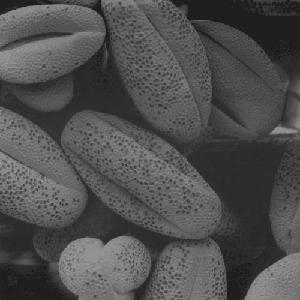
%> input picture Problem_set/01/8/image8.jpg, 300 x 300 px
$ octave set8.m   (GNU Octave 9; MATLAB toolbox functions it lacks are replaced by stand-ins)
%> lines starting %> are read from the running program, lines starting %| are printed output that depends on the picture
clear;close all;clc;

A=rgb2gray(imread('image8.jpg'));
%> A: size 300x300 uint8; min 17, max 160, mean 79
B=imnoise(A,'gaussian',0,0.01);
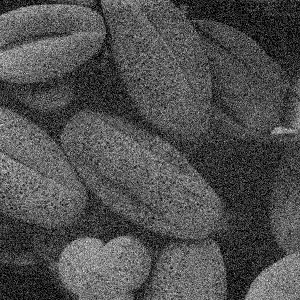
%> B: size 300x300 uint8; min 0, max 239, mean 79
C=imnoise(A,'gaussian',0,0.03);
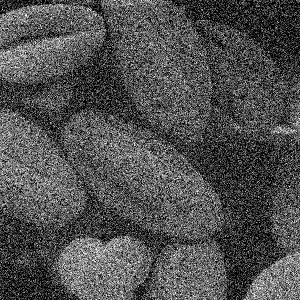
%> C: size 300x300 uint8; min 0, max 255, mean 80.6
D=imnoise(A,'gaussian',0.2,0.01);
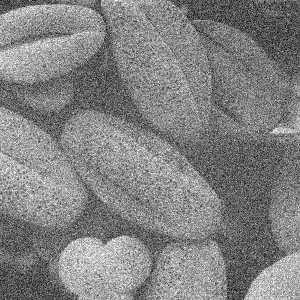
%> D: size 300x300 uint8; min 0, max 255, mean 129.9
E=imnoise(A,'gaussian',0.2,0.03);
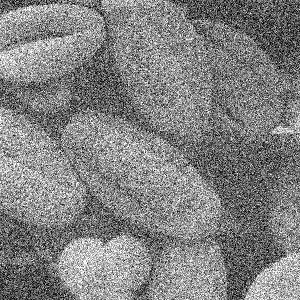
%> E: size 300x300 uint8; min 0, max 255, mean 130
B1= fspecial('gaussian',[9,9],1);
B2 = imfilter(A,B1,'replicate');
C1= fspecial('gaussian',[9,9],1);
C2 = imfilter(A,C1,'replicate');
D1= fspecial('gaussian',[9,9],1);
D2 = imfilter(A,D1,'replicate');
E1= fspecial('gaussian',[9,9],1);
E2 = imfilter(A,E1,'replicate');

subplot(5,3,1),imshow(A),title('The original image');
subplot(5,3,2),imhist(A);
subplot(5,3,4),imshow(B),title('mean value=0,variance=0.01');
subplot(5,3,5),imhist(B);
subplot(5,3,6),imshow(B2),title('Replica of the left polluted image');
subplot(5,3,7),imshow(C),title('mean value=0,variance=0.03');
subplot(5,3,8),imhist(C);
subplot(5,3,9),imshow(C2),title('Replica of the left polluted image');
subplot(5,3,10),imshow(D),title('mean value=0.2,variance=0.01');
subplot(5,3,11),imhist(D);
subplot(5,3,12),imshow(D2),title('Replica of the left polluted image');
subplot(5,3,13),imshow(E),title('mean value=0.2,variance=0.03');
subplot(5,3,14),imhist(E);
subplot(5,3,15),imshow(E2),title('Replica of the left polluted image');
%> after `title('Replica of the left polluted image')`:
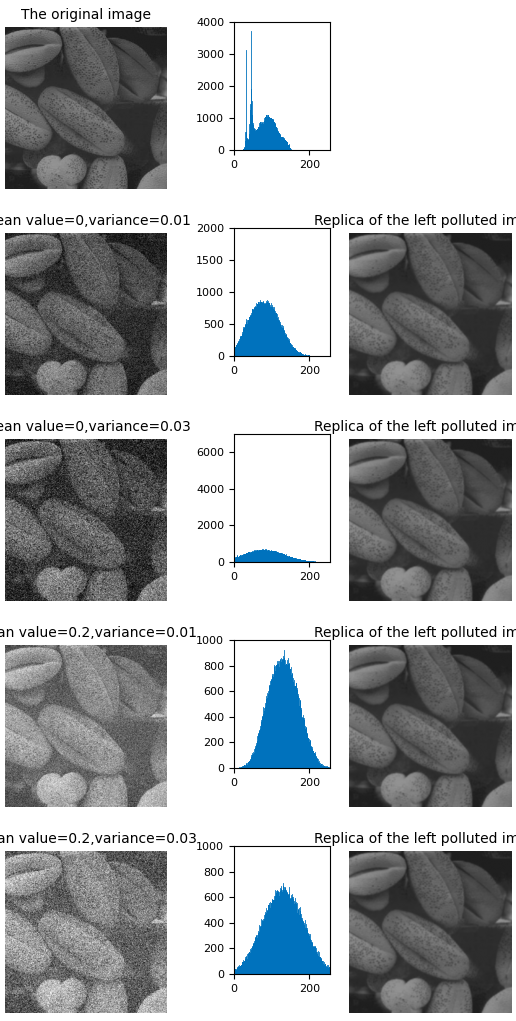
%> figure redrawn from the program's plot data, 14 panels
